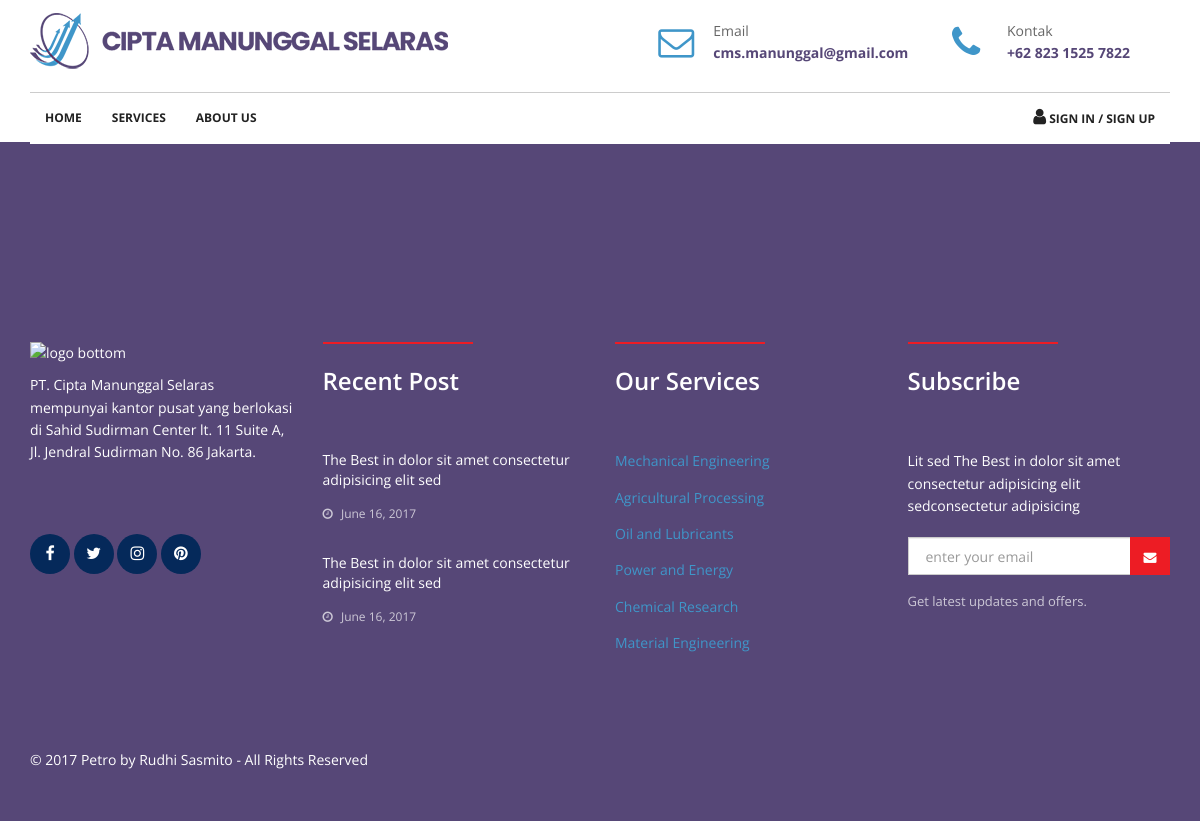
The page /layanan.php on the database as committed earlier.
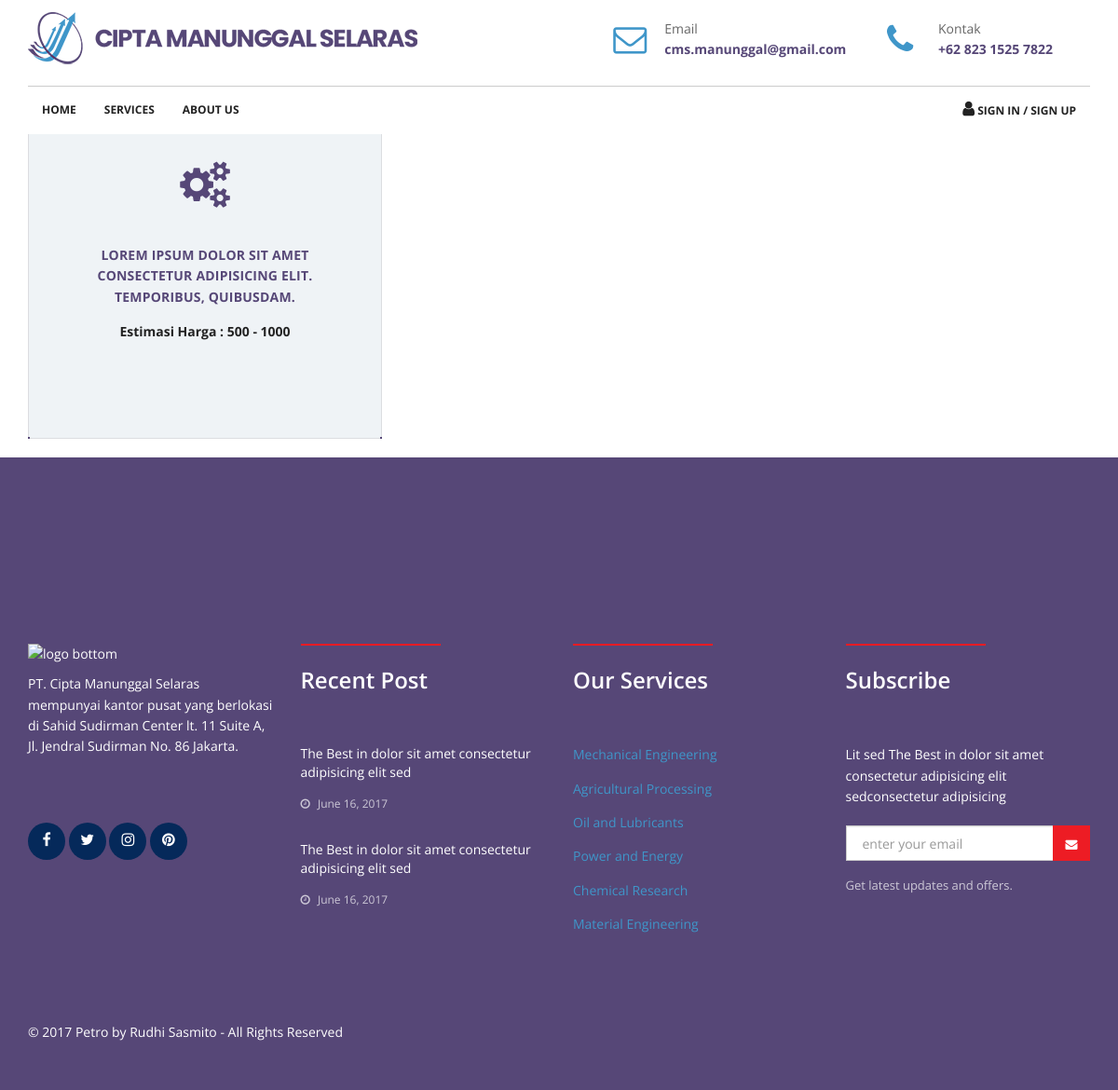
The same page on the database as committed later.
### tables this page shows
CREATE TABLE `layanan` (
  `id` int(11) NOT NULL,
  `nama` varchar(255) NOT NULL,
  `deskripsi` text NOT NULL,
  `harga_awal` int(11) NOT NULL,
  `harga_akhir` int(11) NOT NULL
);

### config/db.php (called while the page is built, shortened)
<?php
$conn = mysqli_connect('localhost', 'root', '', 'cms');
function run($sql)
{
  global $conn;
  return mysqli_query($conn, $sql);
}

### layanan.php (the view, shortened to what this page needs)
<?php
  include(ROOT_PATH . "/layouts/header.php");
?>
<div class="container">
  <div class="row no-gutter" style="margin-bottom: 20px">
    <?php $no = 1; $res = run("SELECT * FROM layanan"); ?>
    <?php while($item = mysqli_fetch_assoc($res)) : ?>
      <div class="col-sm-6 col-md-4 mb-5">
        <div class="box-icon-3">
          <div class="icon">
            <div class="fa fa-gears"></div>
          </div>
          <div class="body-content">
            <div class="heading"><?= $item['nama'] ?></div>
            <b>Estimasi Harga : <?= $item['harga_awal'] ?> - <?= $item['harga_akhir'] ?></b>
          </div>
        </div>
      </div>
    <?php endwhile ?>
  </div>
</div>
<?php include(ROOT_PATH . "/layouts/footer.php"); ?>

Rows that differ between the two databases and show on the page:
added layanan: nama "LOREM IPSUM DOLOR SIT AMET CONSECTETUR ADIPISICING ELIT. TEMPORIBUS, QUIBUSDAM.", harga_awal "500", harga_akhir "1000"
